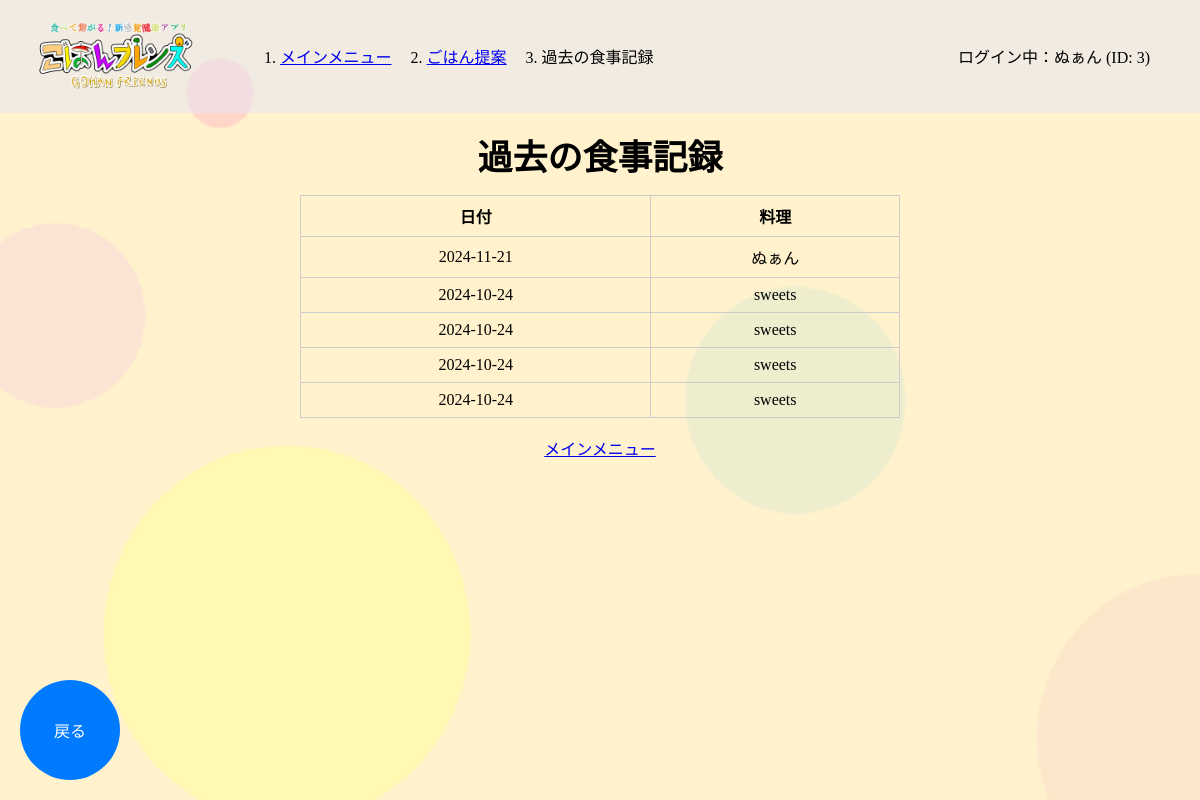
The app's page /sugg/eat_hist (signed in) with its own data.
### tables this page shows
CREATE TABLE FOOD_DATA ( FOOD_ID INTEGER PRIMARY KEY, ACCOUNT_ID INTEGER NOT NULL, EAT_DATE DATE, CUISINE TEXT );

### app.py (the view)
@app.route('/sugg/eat_hist')
def eat_hist():
    account_id = session.get('account_id')  # セッションからログイン中のアカウントIDを取得
    if not account_id:
        return redirect(url_for('home'))  # アカウントIDがない場合はホームにリダイレクト
    conn = get_db()  # データベース接続
    cursor = conn.cursor()
    cursor.execute("""
    SELECT EAT_DATE, CUISINE
    FROM FOOD_DATA
    WHERE ACCOUNT_ID = ?
    ORDER BY EAT_DATE DESC
    """, (account_id,))
    food_data_list = cursor.fetchall()  # 結果を取得
    conn.close()  # データベース接続を閉じる
    breadcrumbs = [
        {"name": "メインメニュー", "url": "/mainmenu/mainmenu"},
        {"name": "ごはん提案", "url":"/sugg/sugg_menu"},
        {"name": "過去の食事記録", "url":"/sugg/eat?hist"}
    ]
    return render_template('sugg/eat_hist.html', food_data_list=food_data_list, account_id=account_id, breadcrumbs=breadcrumbs)

### app.py (called while the page is built)
def get_db():
    conn = sqlite3.connect(DATABASE)
    return conn

@app.context_processor
def inject_account_info():
    return {
        'account_name': session.get('account_name'),
        'account_id': session.get('account_id')
    }

### templates/sugg/eat_hist.html (shortened to what this page needs)
{% extends 'base.html' %}
{% block content %}
<div class="main-contents">
    <p class="main-text">過去の食事記録</h2>
        <div class="ate-container">
            {% if food_data_list %}
                <table class="eat-hist-table">
                    <thead>
                        <tr>
                            <th>日付</th>
                            <th>料理</th>
                        </tr>
                    </thead>
                    <tbody>
                        {% for eat_date, cuisine in food_data_list %}
                            <tr>
                                <td>{{ eat_date }}</td>
                                <td>{{ cuisine }}</td>
                            </tr>
                        {% endfor %}
                    </tbody>
                </table>
            {% else %}
                <p class="txt-center">食事記録はありません。</p>
            {% endif %}
        </div>
    <div class="back-button-container">
        <button onclick="location.href='{{ url_for('sugg_menu') }}';" class="back-button">戻る</button>
    </div>
</div>
<br>
<div class="txt-center">
    <a href="{{ url_for('mainmenu') }}">メインメニュー</a>
</div>
{% endblock %}

### templates/base.html (shortened to what this page needs)
<!DOCTYPE html>
<html lang="ja">
<head>
    <link rel="stylesheet" href="../../static/css/style.css">
</head>
<body background="{{ url_for('static', filename='img/background.png') }}" class="kabegami">
    <header class="clearfix">
        <img src="{{ url_for('static', filename='img/title.png') }}" class="header-logo">
        <nav aria-label="breadcrumb">
            <ol class="breadcrumb">
                {% for breadcrumb in breadcrumbs %}
                    <li class="breadcrumb-item">
                        {% if loop.last %}
                            {{ breadcrumb.name }}
                        {% else %}
                            <a href="{{ breadcrumb.url }}">{{ breadcrumb.name }}</a>
                        {% endif %}
                    </li>
                {% endfor %}
            </ol>
        </nav>
    </header>
    <main>
        <div class="container">
            {% if account_name and account_id %}
                <p>ログイン中：{{ account_name }} (ID: {{ account_id }})</p>
            {% endif %}
        </div>
        {% block content %}{% endblock %}
    </main>
</body>
</html>

### static/css/style.css (style rules this page uses)
html, body { margin: 0; padding: 0; box-sizing: border-box; height: 100%; }
.kabegami { background-size: cover; }
header { display: flex; align-items: center; background-color: rgb(230,230,250,0.5); }
.header-logo { width: 200px; margin-left: 20px; margin-right: 20px; }
.clearfix::after { content: ""; clear: both; display: table; }
.container { display: flex; justify-content: right; align-items: center; height: 100%; padding-right: 10px; margin-top: -85px; margin-right:40px; }
.back-button-container { position: fixed; bottom: 20px; left: 20px; }
.back-button-container button { width: 100px; height: 100px; border-radius: 50%; border: none; background-color: #007BFF; color: white; font-size: 16px; display: flex; justify-content: center; align-items: center; cursor: pointer; transition: background-color 0.3s; }
.main-contents { padding-top: 70px; }
.main-text { text-align: center; margin-top: -25px; margin-bottom: 15px; font-size: 35px; font-weight: bold; }
table { border-collapse: collapse; width: 80%; }
th, td { border: 1px solid #ccc; padding: 8px; text-align: center; }
.txt-center { text-align: center; }
.breadcrumb { display: flex; }
.breadcrumb-item { margin-right: 35px; }
.eat-hist-table { width: 50%; margin: 0 auto; border-collapse: collapse; }

### records on screen
FOOD_DATA: CUISINE "ぬぁん", EAT_DATE "2024-11-21"
FOOD_DATA: EAT_DATE "2024-10-24", CUISINE "sweets"
FOOD_DATA: EAT_DATE "2024-10-24", CUISINE "sweets"
FOOD_DATA: EAT_DATE "2024-10-24", CUISINE "sweets"
FOOD_DATA: EAT_DATE "2024-10-24", CUISINE "sweets"

### other values on screen
{{ breadcrumb.name }} "メインメニュー" "ごはん提案"
{{ breadcrumb.name }} "過去の食事記録"
{{ account_id }} "3"
